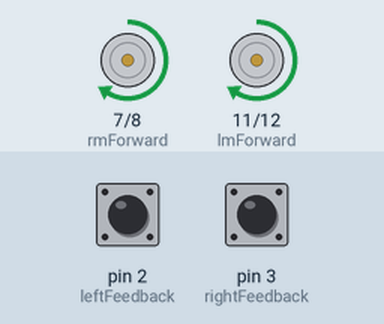
A sketch run on a simulated Arduino Uno, built with avr-gcc and run on an emulated ATmega328P. Shown: motor-driver pin pairs drawn as motors (green arrow = first pin HIGH = forward, orange = second pin HIGH = backward, longer = more drive, scaled by the enable pin). The inputs (shaded band) are chosen by the test bench; at power-on: pin 2 (leftFeedback) LOW, pin 3 (rightFeedback) LOW. At 11.0 s the program stops and its outputs stay as they are.

Above: at 1.2 s.
1.3 s: pin 2 (leftFeedback) pulled HIGH for 0.15 s
At 2.4 s:
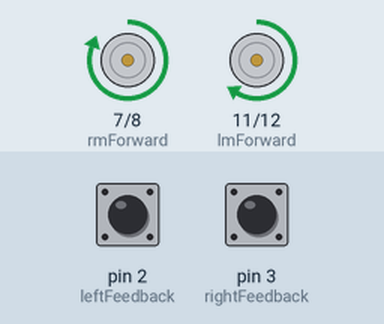
Timing chart, 0 to 1.5 s (numbered marks = the images above; inputs shaded):
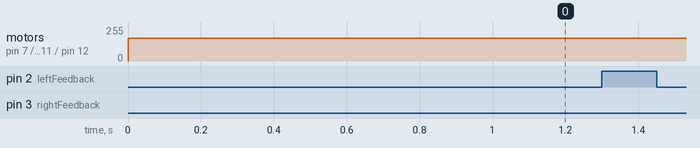

The sketch:

story_6.ino
```cpp
//variable declarations
int rmForward = 7;
int rmReverse = 8;
int rmEnabled = 9;
int lmForward = 11;
int lmReverse = 12;
int lmEnabled = 10;
int leftspeed = 100;
int rightspeed = 100;
const int leftFeedback = 2;
const int rightFeedback = 3;
volatile int leftcounter = 0;
volatile int rightcounter = 0;

void forwards(){
  digitalWrite(rmForward, HIGH);
  digitalWrite(lmForward, HIGH);
  digitalWrite(rmEnabled, HIGH);
  digitalWrite(lmEnabled, HIGH);
}

void reverse(){
  digitalWrite(rmEnabled, HIGH);
  digitalWrite(lmEnabled, HIGH);
  digitalWrite(rmReverse, HIGH);
  digitalWrite(lmReverse, HIGH);
}

void cancel(){
  digitalWrite(rmForward, LOW);
  digitalWrite(lmForward, LOW);
  digitalWrite(rmReverse, LOW);
  digitalWrite(lmReverse, LOW);
  digitalWrite(rmEnabled, LOW);
  digitalWrite(lmEnabled, LOW);
}

void speedSteering(int lSpeed, int rSpeed){
  digitalWrite(rmForward, HIGH);
  digitalWrite(lmForward, HIGH);
  digitalWrite(rmReverse, LOW);
  digitalWrite(lmReverse, LOW);
  analogWrite(rmEnabled, rSpeed);
  analogWrite(lmEnabled, lSpeed);
}

void setup() {
  Serial.begin(115200);
  attachInterrupt(digitalPinToInterrupt(leftFeedback), LeftMotorISR, RISING);
  attachInterrupt(digitalPinToInterrupt(rightFeedback), RightMotorISR, RISING);

  pinMode(rmForward, OUTPUT);
  pinMode(rmReverse, OUTPUT);
  pinMode(rmEnabled, OUTPUT);
  pinMode(lmForward, OUTPUT);
  pinMode(lmReverse, OUTPUT);
  pinMode(lmEnabled, OUTPUT);
  pinMode(2, INPUT);
  pinMode(3, INPUT);
}

void loop() {
  speedSteering(170, 170);

  if (leftcounter < rightcounter) {
    speedSteering(255, 170);
  }
  else if (rightcounter < leftcounter) {
    speedSteering(170, 255);

  }
  if (millis() >= 10000) {
    cancel();
    delay(1000);
    exit(0);
  }
}

void LeftMotorISR(){
  leftcounter++;
}

void RightMotorISR(){
  rightcounter++;
}
```
